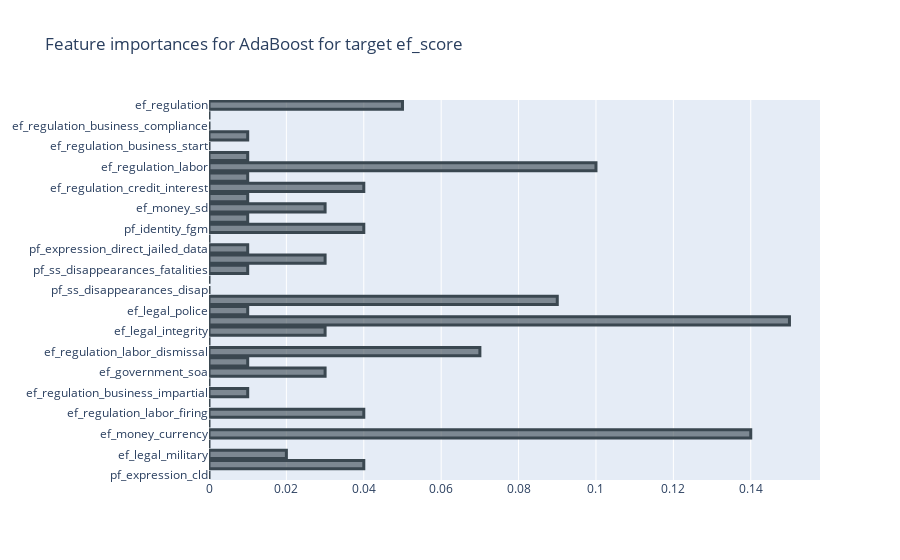
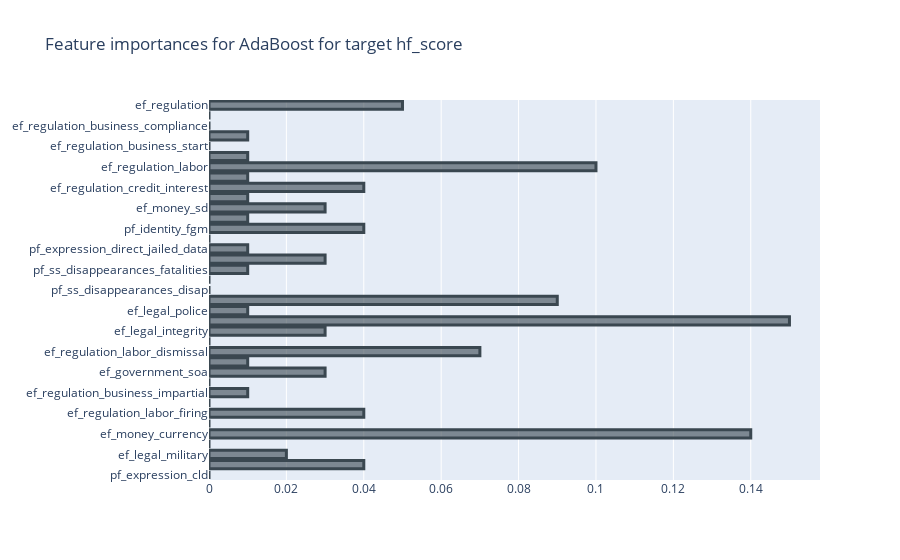
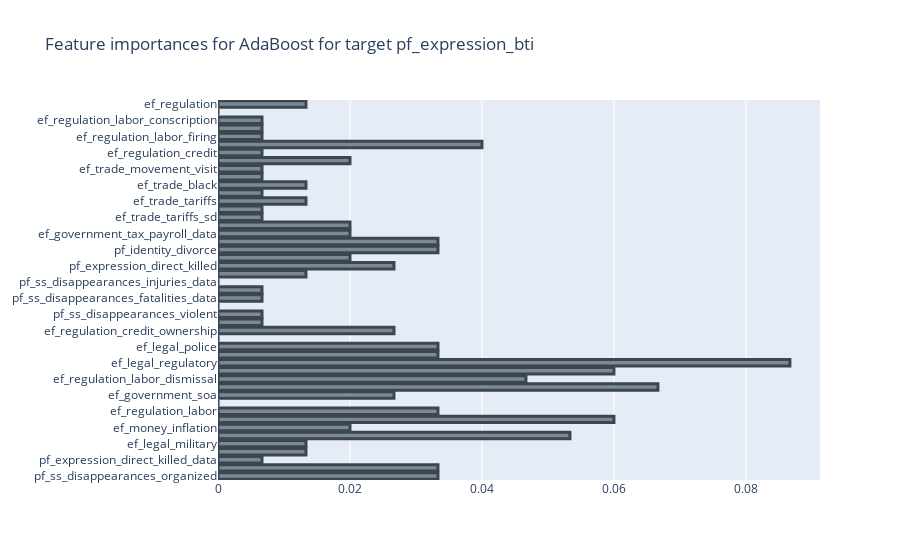
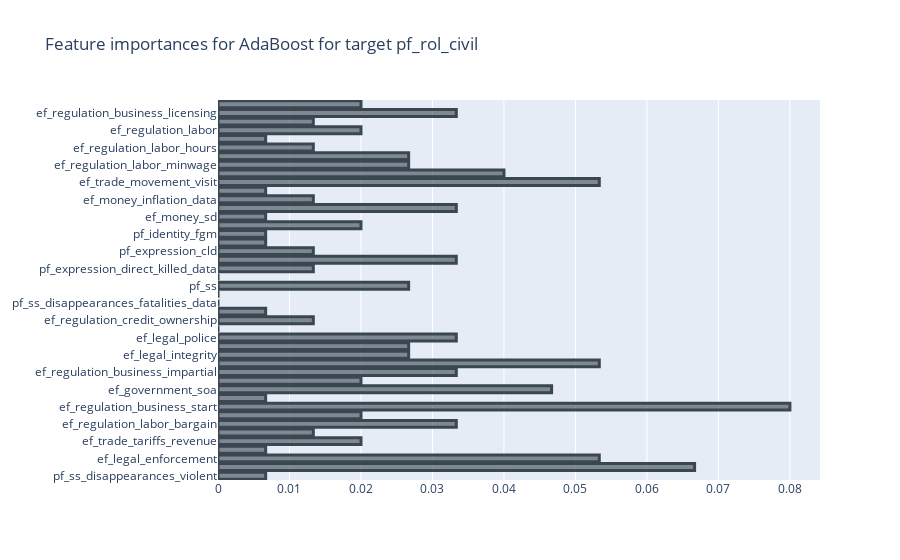

Source (notebook cell) for these figures, in order:
### Code cell
from sklearn.ensemble import AdaBoostClassifier
from sklearn.tree import DecisionTreeClassifier
from sklearn.model_selection import TimeSeriesSplit
from sklearn.metrics import accuracy_score, precision_score, recall_score, f1_score
import matplotlib.pyplot as plt
import numpy as np

# Create a time series split object
tscv = TimeSeriesSplit(n_splits=5)

# Define the grids of hyperparameters to search over
ada_params = {
    'n_estimators': [50, 100, 150],
    'learning_rate': [0.01, 0.1, 1]
}

# Initialize dictionary to store the best models
best_models_ada = {}

# Loop through each target and train a model
for target in selected_features_dict.keys():
    print(f"Performing grid search for models for {target}")

    # Get the best features for the target
    best_features = list(selected_features_dict[target].keys())

    # Subset X_train and X_test to only include the best features
    X_train_best = X_train[best_features]
    X_test_best = X_test[best_features]

    # Perform grid search for the AdaBoost model
    print("Performing grid search for AdaBoost Model")
    ada_grid = GridSearchCV(AdaBoostClassifier(DecisionTreeClassifier(max_depth=1), random_state=0), ada_params, cv=tscv)
    ada_grid.fit(X_train_best, y_train[target])

    # Store the best model
    best_models_ada[target] = ada_grid.best_estimator_

    # Initialize lists to store metrics
    accuracy_scores, precision_scores, recall_scores, f1_scores = [], [], [], []

    # AdaBoost model
    print(f"Evaluating AdaBoost model using time-series cross-validation, {target}")
    for train_index, test_index in tscv.split(X_train_best):
        X_train_cv, X_test_cv = X_train_best.iloc[train_index], X_train_best.iloc[test_index]
        y_train_cv, y_test_cv = y_train[target].iloc[train_index], y_train[target].iloc[test_index]

        best_models_ada[target].fit(X_train_cv, y_train_cv)
        y_pred = best_models_ada[target].predict(X_test_cv)

        # Calculate evaluation metrics
        accuracy_scores.append(accuracy_score(y_test_cv, y_pred))
        precision_scores.append(precision_score(y_test_cv, y_pred))
        recall_scores.append(recall_score(y_test_cv, y_pred))
        f1_scores.append(f1_score(y_test_cv, y_pred))

    # Print evaluation metrics
    print(f"Accuracy: {np.mean(accuracy_scores):.4f}")
    print(f"Precision: {np.mean(precision_scores):.4f}")
    print(f"Recall: {np.mean(recall_scores):.4f}")
    print(f"F1-score: {np.mean(f1_scores):.4f}")

    # Plot feature importance for class 1
    importances = best_models_ada[target].estimator_.feature_importances_[1]
    feature_names = best_features
    indices = np.argsort(importances)

    plt.figure(figsize=(10, 6))
    plt.title(f"Feature Importances for Class 1 ({target})")
    plt.barh(range(len(indices)), importances[indices], color='b', align='center')
    plt.yticks(range(len(indices)), [feature_names[i] for i in indices])
    plt.xlabel("Importance")
    plt.show()

### Figure 1 — Plotly figure (JSON) as saved in the notebook; plotly's stock layout.template omitted (floating-point values rounded to 4 significant figures)
{"data": [{"marker": {"color": "rgba(58, 71, 80, 0.6)", "line": {"color": "rgba(58, 71, 80, 1.0)", "width": 3}}, "orientation": "h", "type": "bar", "x": [0, 0.04, 0.02, 0, 0.14, 0, 0.04, 0, 0.01, 0, 0.03, 0.01, 0.07, 0, 0.03, 0.15, 0.01, 0.09, 0, 0, 0.01, 0.03, 0.01, 0, 0.04, 0.01, 0.03, 0.01, 0.04, 0.01, 0.1, 0.01, 0, 0.01, 0, 0, 0.05], "y": ["pf_expression_cld", "ef_government", "ef_legal_military", "ef_gender", "ef_money_currency", "ef_trade_regulatory_nontariff", "ef_regulation_labor_firing", "ef_regulation_business_burden", "ef_regulation_business_impartial", "globalNorth", "ef_government_soa", "ef_legal_enforcement", "ef_regulation_labor_dismissal", "ef_legal_regulatory", "ef_legal_integrity", "ef_money_sd_data", "ef_legal_police", "ef_regulation_credit_ownership", "pf_ss_disappearances_disap", "pf_ss_disappearances_violent_data", "pf_ss_disappearances_fatalities", "pf_ss_disappearances", "pf_expression_direct_jailed_data", "pf_identity_divorce", "pf_identity_fgm", "ef_government_tax_income_data", "ef_money_sd", "ef_regulation_credit_private", "ef_regulation_credit_interest", "ef_regulation_credit", "ef_regulation_labor", "ef_regulation_business_adm", "ef_regulation_business_start", "ef_regulation_business_licensing", "ef_regulation_business_compliance", "ef_regulation_business", "ef_regulation"]}], "layout": {"title": {"text": "Feature importances for AdaBoost for target ef_score"}}}

### Figure 2 — Plotly figure (JSON) as saved in the notebook; plotly's stock layout.template omitted (floating-point values rounded to 4 significant figures)
{"data": [{"marker": {"color": "rgba(58, 71, 80, 0.6)", "line": {"color": "rgba(58, 71, 80, 1.0)", "width": 3}}, "orientation": "h", "type": "bar", "x": [0, 0.04, 0.02, 0, 0.14, 0, 0.04, 0, 0.01, 0, 0.03, 0.01, 0.07, 0, 0.03, 0.15, 0.01, 0.09, 0, 0, 0.01, 0.03, 0.01, 0, 0.04, 0.01, 0.03, 0.01, 0.04, 0.01, 0.1, 0.01, 0, 0.01, 0, 0, 0.05], "y": ["pf_expression_cld", "ef_government", "ef_legal_military", "ef_gender", "ef_money_currency", "ef_trade_regulatory_nontariff", "ef_regulation_labor_firing", "ef_regulation_business_burden", "ef_regulation_business_impartial", "globalNorth", "ef_government_soa", "ef_legal_enforcement", "ef_regulation_labor_dismissal", "ef_legal_regulatory", "ef_legal_integrity", "ef_money_sd_data", "ef_legal_police", "ef_regulation_credit_ownership", "pf_ss_disappearances_disap", "pf_ss_disappearances_violent_data", "pf_ss_disappearances_fatalities", "pf_ss_disappearances", "pf_expression_direct_jailed_data", "pf_identity_divorce", "pf_identity_fgm", "ef_government_tax_income_data", "ef_money_sd", "ef_regulation_credit_private", "ef_regulation_credit_interest", "ef_regulation_credit", "ef_regulation_labor", "ef_regulation_business_adm", "ef_regulation_business_start", "ef_regulation_business_licensing", "ef_regulation_business_compliance", "ef_regulation_business", "ef_regulation"]}], "layout": {"title": {"text": "Feature importances for AdaBoost for target hf_score"}}}

### Figure 3 — Plotly figure (JSON) as saved in the notebook; plotly's stock layout.template omitted (floating-point values rounded to 4 significant figures)
{"data": [{"marker": {"color": "rgba(58, 71, 80, 0.6)", "line": {"color": "rgba(58, 71, 80, 1.0)", "width": 3}}, "orientation": "h", "type": "bar", "x": [0.03333, 0.03333, 0.006667, 0.01333, 0.01333, 0.05333, 0.02, 0.06, 0.03333, 0, 0.02667, 0.06667, 0.04667, 0.06, 0.08667, 0.03333, 0.03333, 0, 0.02667, 0.006667, 0.006667, 0, 0.006667, 0.006667, 0, 0.01333, 0.02667, 0.02, 0.03333, 0.03333, 0.02, 0.02, 0.006667, 0.006667, 0.01333, 0.006667, 0.01333, 0.006667, 0.006667, 0.02, 0.006667, 0.04, 0.006667, 0.006667, 0.006667, 0, 0.01333], "y": ["pf_ss_disappearances_organized", "pf_ss", "pf_expression_direct_killed_data", "ef_government", "ef_legal_military", "ef_legal_integrity", "ef_money_inflation", "ef_regulation_labor_bargain", "ef_regulation_labor", "globalNorth", "ef_government_soa", "ef_legal_enforcement", "ef_regulation_labor_dismissal", "ef_regulation_business_impartial", "ef_legal_regulatory", "ef_money_sd_data", "ef_legal_police", "ef_money_currency", "ef_regulation_credit_ownership", "pf_ss_disappearances_disap", "pf_ss_disappearances_violent", "pf_ss_disappearances_fatalities", "pf_ss_disappearances_fatalities_data", "pf_ss_disappearances_injuries", "pf_ss_disappearances_injuries_data", "pf_ss_disappearances", "pf_expression_direct_killed", "pf_expression_cld", "pf_identity_divorce", "ef_government_tax_income_data", "ef_government_tax_payroll_data", "ef_trade_tariffs_revenue", "ef_trade_tariffs_sd", "ef_trade_tariffs_sd_data", "ef_trade_tariffs", "ef_trade_regulatory_nontariff", "ef_trade_black", "ef_trade_movement_capital", "ef_trade_movement_visit", "ef_regulation_credit_private", "ef_regulation_credit", "ef_regulation_labor_minwage", "ef_regulation_labor_firing", "ef_regulation_labor_hours", "ef_regulation_labor_conscription", "ef_regulation_business", "ef_regulation"]}], "layout": {"title": {"text": "Feature importances for AdaBoost for target pf_expression_bti"}}}

### Figure 4 — Plotly figure (JSON) as saved in the notebook; plotly's stock layout.template omitted (floating-point values rounded to 4 significant figures)
{"data": [{"marker": {"color": "rgba(58, 71, 80, 0.6)", "line": {"color": "rgba(58, 71, 80, 1.0)", "width": 3}}, "orientation": "h", "type": "bar", "x": [0.006667, 0.06667, 0.05333, 0.006667, 0.02, 0.01333, 0.03333, 0.02, 0.08, 0.006667, 0.04667, 0.02, 0.03333, 0.05333, 0.02667, 0.02667, 0.03333, 0, 0.01333, 0.006667, 0, 0, 0.02667, 0, 0.01333, 0.03333, 0.01333, 0.006667, 0.006667, 0.02, 0.006667, 0.03333, 0.01333, 0.006667, 0.05333, 0.04, 0.02667, 0.02667, 0.01333, 0.006667, 0.02, 0.01333, 0.03333, 0.02], "y": ["pf_ss_disappearances_violent", "pf_ss_disappearances", "ef_legal_enforcement", "ef_gender", "ef_trade_tariffs_revenue", "ef_trade_tariffs_revenue_data", "ef_regulation_labor_bargain", "ef_regulation_business_adm", "ef_regulation_business_start", "globalNorth", "ef_government_soa", "ef_regulation_labor_dismissal", "ef_regulation_business_impartial", "ef_legal_regulatory", "ef_legal_integrity", "ef_money_sd_data", "ef_legal_police", "ef_money_currency", "ef_regulation_credit_ownership", "pf_ss_disappearances_fatalities", "pf_ss_disappearances_fatalities_data", "pf_ss_disappearances_injuries_data", "pf_ss", "pf_expression_direct_killed", "pf_expression_direct_killed_data", "pf_expression_direct_jailed", "pf_expression_cld", "pf_identity_divorce", "pf_identity_fgm", "ef_legal_military", "ef_money_sd", "ef_money_inflation", "ef_money_inflation_data", "ef_trade_movement_capital", "ef_trade_movement_visit", "ef_regulation_credit", "ef_regulation_labor_minwage", "ef_regulation_labor_firing", "ef_regulation_labor_hours", "ef_regulation_labor_conscription", "ef_regulation_labor", "ef_regulation_business_burden", "ef_regulation_business_licensing", "ef_regulation_business"]}], "layout": {"title": {"text": "Feature importances for AdaBoost for target pf_rol_civil"}}}
